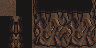

The image is a tile-based game level rendered from a .tmx file. Its description and complete source (layers, tilesets, objects, tile grids) follow:
An orthogonal 6x3 tile map with 16x16 px tiles, 1 tile layer (Tile Layer 1).

<map version="1.0" orientation="orthogonal" renderorder="right-down" width="6" height="3" tilewidth="16" tileheight="16" nextobjectid="1">
 <tileset firstgid="1" name="cave" tilewidth="16" tileheight="16" tilecount="77" columns="7">
  <image source="cavetiles.png" width="112" height="176" />
 </tileset>
 <layer name="Tile Layer 1" width="6" height="3">
  <data encoding="csv">
1,2,50,51,52,53,
8,9,57,58,59,60,
15,16,64,65,66,67
</data>
 </layer>
</map>
